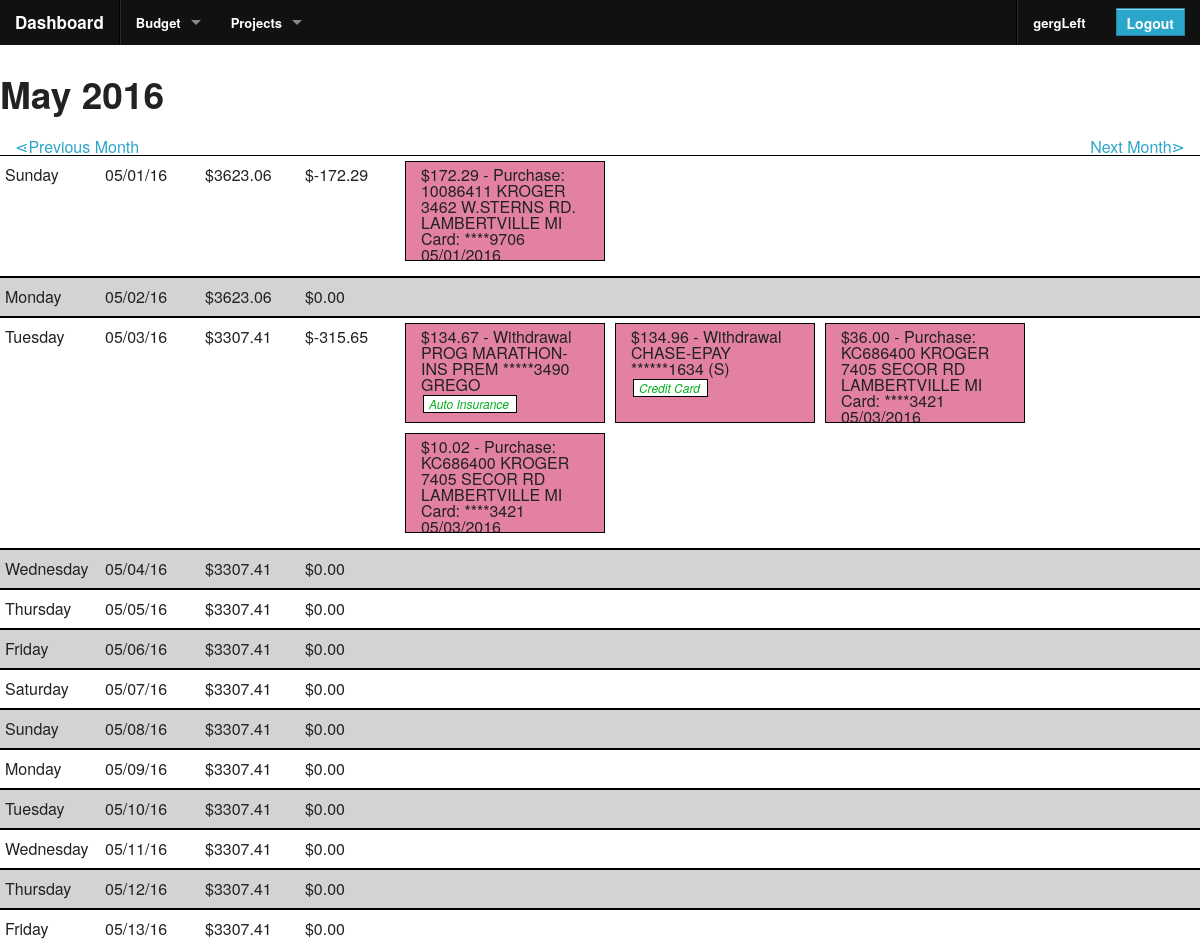
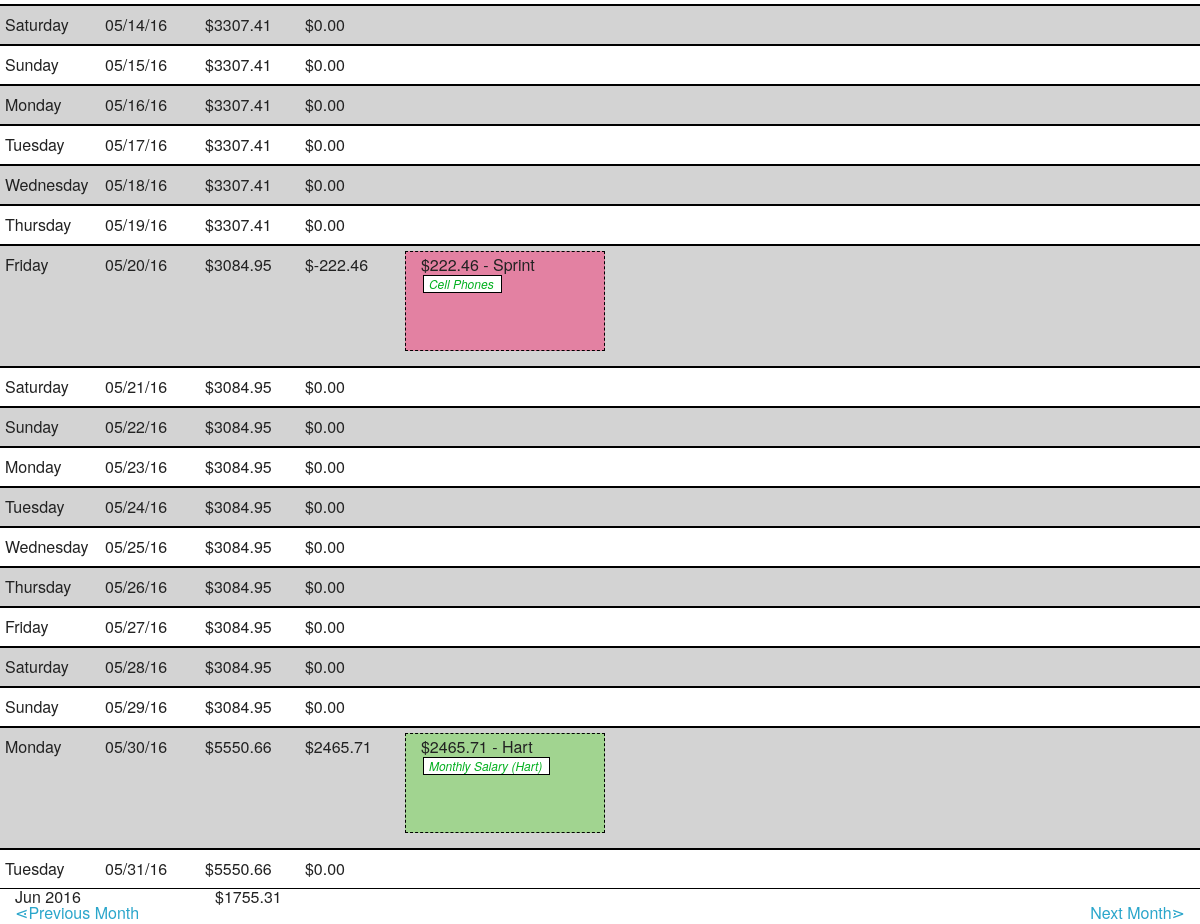
The page /site-sections/budget/category_detail.php (signed in) on the database its author committed (2 pictures, top to bottom).
### tables this page shows
CREATE TABLE `authorized_users` (
  `user_id` int(11) NOT NULL AUTO_INCREMENT,
  `username` varchar(45) DEFAULT NULL,
  `password` varchar(255) DEFAULT NULL,
  `last_login` datetime DEFAULT NULL,
  `create_date` datetime DEFAULT NULL,
  PRIMARY KEY (`user_id`),
  UNIQUE KEY `username_UNIQUE` (`username`)
);

CREATE TABLE `ledger_items` (
  `id` int(11) NOT NULL AUTO_INCREMENT,
  `type` varchar(10) NOT NULL,
  `category` int(10) NOT NULL,
  `company` varchar(150) DEFAULT NULL,
  `value` double NOT NULL,
  `date` datetime NOT NULL DEFAULT CURRENT_TIMESTAMP,
  `recurring_set_id` int(11) DEFAULT NULL,
  `status` varchar(10) NOT NULL DEFAULT 'cleared',
  PRIMARY KEY (`id`)
);

### includes/functions_helperFunctions.php (called while the page is built, shortened)
<?php
function isExternalPage($page) {
	switch($page) {
		default:
			return false;
			break;
	}
}
?>

### functions.php (called while the page is built, shortened)
<?php
include 'includes/db_sql.phpclass.inc';
include 'includes/functions_helperFunctions.php';
include 'includes/membership_info.phpclass.inc';
include 'includes/budget_category.phpclass.inc';
include 'includes/ledger_item.phpclass.inc';
$loginProtectedPage = !isExternalPage($page_tag);
$currentUserInfo = new membership_info();
if (isset($_SESSION["user_id"])) {
  $currentUserInfo->setUserInfo($_SESSION["user_id"]);
}
$currentUser = $currentUserInfo->username;
?>

### site-sections/budget/category_detail.php (called while the page is built)
<?php
include "view_ledger.php";
  ?>

### includes/membership_info.phpclass.inc (called while the page is built, shortened)
<?php
class membership_info {
  public function setUserInfo($userId) {
    $db = new db_sql();
    $query =
      "SELECT
        *
      FROM
        authorized_users
      WHERE ";
    $query .= sprintf("user_id = '%s' ", $userId);
    $db->query($query);
    if ($db->next_record()) {
      $this->user_id = $db->f("user_id");
      if (isset($this->user_id)) {
        $this->username = $db->f("username");
      }
    }
  }
}
?>

### includes/db_sql.phpclass.inc (called while the page is built, shortened)
<?php
class db_sql {
	private $host;
	private $database;
	private $user;
	private $password;
	public $Record = array();
	private $Link_ID    = 0;
	private $Query_ID   = 0;
	public function __construct($database="") {
		switch ($database)
		{
			default:
			case 'center':
				$this->host = "localhost";
				$this->database = 'center_org';
				$this->user = 'center';
				$this->password = 'G&6j37dZQB4h$93x';
				break;
		}
	}
	function connect($database = "", $host = "", $user = "", $password = "") {
		if ($database == "")
			$database = $this->database;
		if ($host == "")
			$host = $this->host;
		if ($user == "")
			$user = $this->user;
		if ($password == "")
			$password = $this->password;
		if ($this->Link_ID == 0) {
			$this->Link_ID = mysql_connect($host, $user, $password, true, 2);
		}
		return $this->Link_ID;
	}
	public function query($Query_String) {
		$this->Query_ID = @mysql_query($Query_String,$this->Link_ID);
		$this->Error = mysql_error();
		return $this->Query_ID;
	}
	public function next_record() {
		$this->Record = @mysql_fetch_array($this->Query_ID);
		$stat = is_array($this->Record);
		return $stat;
	}
	function f($Name) {
		return stripslashes($this->Record[$Name]);
	}
}
?>

### includes/ledger_item.phpclass.inc (called while the page is built, shortened)
<?php
class ledger_item {
  public static function get_starting_balance($date) {
    $db = new db_sql();
    $query = "
      SELECT
        sum(value) as sum,
        type
      FROM
        ledger_items
      WHERE
        date < '" . date("Y-m-d 00:00:00", strtotime($date)) . "'
      GROUP BY type
      ";
    $db->query($query);
    if ($db->Error) {
      throw new Exception($db->Error);
    } else {
      $bal = 0;
      while($db->next_record()) {
          if ("income" === $db->f("type")) {
            $bal += $db->f("sum");
          } else {
            $bal -= $db->f("sum");
          }
      }
      return $bal;
    }
  }
  public static function get_all_ledger_items($arr = array()) {
    $l = new ledger_item();
    $result = $l->getLedgerBy_criteria($arr);
    if (true === $result) {
      return array($l);
    } else {
      return $result;
    }
  }
  private function getLedgerBy_criteria($arr = array()) {
    $db = new db_sql();
    $query =
      "SELECT
        *
      FROM
        ledger_items
      WHERE ";
    if (!isset($arr["relation"])) {
      $arr["relation"] = "AND";
    }
    $query .= " 1 = 1";
    $db->query($query);
    $return_arr = array();
    while ($db->next_record()) {
      $item = new ledger_item();
      $item->id = $db->f("id");
      $item->type = $db->f("type");
      $item->status = $db->f("status");
      $item->company = $db->f("company");
      $item->category = $db->f("category");
      $item->value = $db->f("value");
      $item->date = date('m/d/y', strtotime($db->f("date")));
      $item->time = date('H:i:s', strtotime($db->f("date")));
      $return_arr[] = $item;
    }
    if (0 === sizeof($return_arr)) {
      return false;
    } else {
      return $return_arr;
    }
  }
}
?>

### includes/budget_category.phpclass.inc (called while the page is built, shortened)
<?php
class budget_category {
  public static function get_budget_categories() {
    $db = new db_sql();
    $query = "SELECT * FROM budget_categories";
    $query .= " ORDER BY name ASC";
    $db->query($query);
    $cats = array();
    while ($db->next_record()) {
      $cat = new budget_category();
      $cat->id = $db->f("id");
      $cat->name = $db->f("name");
      $cat->type = $db->f("type");
      $cat->value = abs($db->f("value"));
      $cat->allow_carryOver = $db->f("allow_carryOver");
      $cat->tax_deductible = $db->f("tax_deductible");
      $cats[$cat->id] = $cat;
    }
    $uncat = new budget_category();
    $uncat->id = 0;
    $uncat->name = "Uncategorized";
    $uncat->type = "Expense";
    $uncat->value = 0;
    $uncat->allow_carryOver = false;
    $uncat->tax_deductible = false;
    $cats[0] = $uncat;
    return $cats;
  }
}
?>

### site-sections/budget/view_ledger.php (the view, shortened to what this page needs)
<?php
  $page_tag = 'budget-view_ledger';
  include 'functions.php';
?>
<?php include 'components/global/header.php'; ?>
<?php
  if (isset($_GET["c"])) {
    $ledger_items = ledger_item::get_all_ledger_items_by_cat($_GET["c"]);
    $catFilter = "&c=" . $_GET["c"];
  } else {
    $ledger_items = ledger_item::get_all_ledger_items();
    $catFilter = "";
  }
?>
<?php
  $baseDate = isset($_GET["d"]) ? $_GET["d"] : date('m/d/y');
  $month_start = date('m/01/y', strtotime($baseDate));
  $month_end = date('m/t/y', strtotime($baseDate));
  if ("" === $catFilter) {
    $eodBalance = ledger_item::get_starting_balance($month_start);
    $all_cats = budget_category::get_budget_categories();
  }
?>
<div class="row">
  <h2>
  <?php echo date("M Y", strtotime($month_start)); ?>
  </h2>
</div>
<div class="row">
  <div class="columns small-6">
    <a href="/site-sections/budget/view_ledger.php?d=<?php echo date('m/01/y', strtotime($month_start . ' -1 day')); echo $catFilter; ?> ">&ltdot;Previous Month</a>
  </div>
  <div class="columns small-6 text-right">
    <a href="/site-sections/budget/view_ledger.php?d=<?php echo date('m/01/y', strtotime($month_end . ' +1 day')); echo $catFilter; ?> ">Next Month&gtdot;</a>
  </div>
</div>
<?php
  $alt = false;
  $month_summary = 0;
  for ($d = strtotime($month_start); $d <= strtotime($month_end); $d = strtotime(date('m/d/y', $d) . ' +1 day')) :
    $date = date('m/d/y', $d);
    $day_transactions = array();
    $day_summary = 0;
    foreach($ledger_items as $ledger_item) {
      if ($ledger_item->date === $date){
        $day_transactions[] = $ledger_item;
        if ($ledger_item->type == ledger_item::EXPENSE) {
          $day_summary -= abs($ledger_item->value);
        } else {
          $day_summary += abs($ledger_item->value);
        }
      }
    }
    $month_summary += $day_summary;
?>
<div class="row ledger_day <?php if ($alt) { $alt = false; echo "alt"; } else { $alt = true; } ?>">
  <div class="columns small-6 medium-2 large-1 ledger_day_heading">
    <?php echo date('l', $d); ?>
  </div>
  <div class="columns small-6 medium-2 large-1 ledger_day_heading">
    <?php echo date('m/d/y', $d); ?>
  </div>
  <?php if ("" === $catFilter) : ?>
  <div class="columns small-6 medium-2 large-1 ledger_day_heading">
    <?php
      $eodBalance += $day_summary;
      echo sprintf("$%01.2f", $eodBalance);
    ?>
  </div>
  <?php endif; ?>
  <div class="columns small-6 medium-2 large-1 ledger_day_heading">
    <?php echo sprintf("$%01.2f", $day_summary); ?>
  </div>
  <div class="columns small-12 large-8">
    <div class="row">
      <?php foreach ($day_transactions as $t) : ?>
      <div class="columns small-12 medium-4 large-3 <?php echo $t->type . "-record"; ?> <?php echo $t->status . "-record"; ?>">
        <a href="/site-sections/budget/edit_ledger_item.php?tid=<?php echo $t->id; ?>" class="ledger_link">
          <?php echo sprintf("$%01.2f", $t->value); ?> -
        <?php echo $t->company; ?>
        </a><br />
        <?php if (isset($all_cats)) : ?>
        <a class="ledger_category ledger_link" href="/site-sections/budget/view_ledger.php?d=<?php echo $month_start . "&c=" . $t->category; ?> " ><?php echo $all_cats[$t->category]->name; ?></a>
        <?php endif; ?>
      </div>
      <?php endforeach; ?>
    </div>
  </div>
</div>
<?php endfor; ?>
<?php if ("" === $catFilter) : ?>
<div class="row ledger_summary">
  <div class="columns small-6 medium-2 large-1 ledger_day_heading">
    <?php echo date('M Y', $d); ?>
  </div>
  <div class="columns small-6 medium-2 large-1 ledger_day_heading">&nbsp;</div>
  <div class="columns small-6 large-1 ledger_day_heading end">
    <?php
      echo sprintf("$%01.2f", $month_summary);
    ?>
  </div>
</div>
<?php endif; ?>
<div class="row">
  <div class="columns small-6">
    <a href="/site-sections/budget/view_ledger.php?d=<?php echo date('m/01/y', strtotime($month_start . ' -1 day')); echo $catFilter; ?> ">&ltdot;Previous Month</a>
  </div>
  <div class="columns small-6 text-right">
    <a href="/site-sections/budget/view_ledger.php?d=<?php echo date('m/01/y', strtotime($month_end . ' +1 day')); echo $catFilter; ?> ">Next Month&gtdot;</a>
  </div>
</div>
<?php include "components/global/footer.php"; ?>

### components/global/header_menu.php (shortened to what this page needs)
<?php if ($loginProtectedPage) : ?>
<form method="POST">
	<div>
		<LoggedInTemplate>
	    <nav class="top-bar">
	      <ul class="title-area">
	        <li class="name">
	          <h1><a href="/dashboard.php">Dashboard</a></h1>
	        </li>
	      </ul>
	      <section class="top-bar-section">
            <?php
              $sections[] = array (
                "title" => "Budget",
                "actions" => array(
                  array(
                    "title" => "Budget Dashboard",
                    "url" => "/site-sections/budget/index.php"
                  ),
                  array(
                    "title" => "View Ledger",
                    "url" => "/site-sections/budget/view_ledger.php"
                  ),
                  array(
                    "title" => "Create Expense Category",
                    "url" => "/site-sections/budget/create_expense_category.php"
                  ),
                  array(
                    "title" => "Create Income Category",
                    "url" => "/site-sections/budget/create_income_category.php"
                  ),
                  array(
                    "title" => "Create Ledger Item",
                    "url" => "/site-sections/budget/create_ledger_item.php"
                  ),
                  array(
                    "title" => "Import Ledger Items",
                    "url" => "/site-sections/budget/import_ledger_items.php"
                  )
                )
              );
              $sections[] = array (
                "title" => "Projects",
                "actions" => array(
                  array(
                    "title" => "Project Dashboard",
                    "url" => "/site-sections/projects/index.php"
                  ),
                  array(
                    "title" => "Create Project",
                    "url" => "/site-sections/projects/create_project.php"
                  ),
                )
              );
            ?>
	        <ul class="middle">
	          <li class="divider"></li>
              <?php foreach ($sections as $s) : ?>
              <li class="has-dropdown"><a href="#"><?php echo $s["title"]; ?></a>
              </li>
              <?php endforeach; ?>
            </ul>
	        <ul class="right">
	          <li class="divider"></li>
	          <li>
                <a href="profile.php"><?php echo $currentUser; ?></a>
	          </li>
              <li class="has-form">
                <input type="submit" class="button" value="Logout" id="btnLogout" name="btnLogout" />
              </li>
            </ul>
          </section>
        </nav>
	  </LoggedInTemplate>
	</div>
</form>
<?php endif; ?>

### stylesheets/layout.css (style rules this page uses)
.expense-record { background-color: #E381A2; margin: 0 5px 10px; border: 1px solid black; height: 100px; overflow: hidden; padding: 5px; }
.income-record { background-color: #a1d490; margin: 0 5px 10px; border: 1px solid black; height: 100px; overflow: hidden; padding: 5px; }
.pending-record { border-style: dashed; }
.row.ledger_day { border-top: 1px solid black; border-bottom: 1px solid black; padding: 5px 0px; }
.alt { background-color: lightgray; }
.row.ledger_day .ledger_day_heading { padding: 6px 0px 6px 5px; }
a.ledger_link { color: inherit; }
.ledger_category, a.ledger_category { display: inline-block; border: 1px solid black; margin: 2px; background-color: white; padding: 2px 7px 2px 5px; color: #00af1d; font-size: 12px; font-style: italic; }

### stylesheets/grid-5.css (style rules this page uses)
.row:before, .row:after { content: " "; display: table; }
.row:after { clear: both; }
.row .row { margin-left: -0.9375em; margin-right: -0.9375em; max-width: none; width: auto; *zoom: 1; }
.row .row:before, .row .row:after { content: " "; display: table; }
.row .row:after { clear: both; }
.column, .columns { padding-left: 0.9375em; padding-right: 0.9375em; width: 100%; float: left; position: relative; }
@media only screen { .small-6 { width: 50%; } }
@media only screen { .small-12 { width: 100%; } }
@media only screen { [class*="column"] + [class*="column"].end { float: left; } }
@media only screen and (min-width: 640px) { .medium-2 { width: 16.66667%; } }
@media only screen and (min-width: 640px) { .medium-4 { width: 33.33333%; } }
@media only screen and (min-width: 1024px) { .large-1 { width: 8.33333%; } }
@media only screen and (min-width: 1024px) { .large-3 { width: 25%; } }
@media only screen and (min-width: 1024px) { .large-8 { width: 66.66667%; } }

### rows shown on the page
authorized_users: username "gergLeft"
ledger_items: value "172.29", company "Purchase: 10086411 KROGER 3462 W.STERNS RD. LAMBERTVILLE MI Card: ****9706 05/01/2016"
ledger_items: value "134.67", company "Withdrawal PROG MARATHON-INS PREM *****3490 GREGO", name "Auto Insurance"
ledger_items: value "134.96", company "Withdrawal CHASE-EPAY ******1634 (S)", id "Credit Card"
ledger_items: value "10.02", company "Purchase: KC686400 KROGER 7405 SECOR RD LAMBERTVILLE MI Card: ****3421 05/03/2016"

### other values the page prints
$s["title"] "Budget"
$s["title"] "Projects"
date("M Y", strtotime($month_start)) "May 2016"
date('l', $d) "Sunday"
date('m/d/y', $d) "05/01/16"
$eodBalance "3623.06"
$day_summary "-172.29"
date('l', $d) "Monday"
date('m/d/y', $d) "05/02/16"
$day_summary "0.00"
date('l', $d) "Tuesday"
date('m/d/y', $d) "05/03/16"
$eodBalance "3307.41"
$day_summary "-315.65"
$t->value "36.00"
